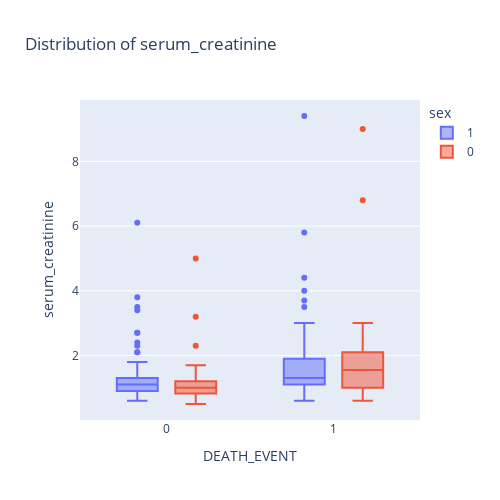

The cell this chart's notebook holds for it:
### Code cell
fig = px.box(df, y="serum_creatinine", x="DEATH_EVENT", title=f'Distribution of serum_creatinine', color="sex",width=500, height=500)

fig.show()

### Figure 1 — Plotly figure (JSON) as saved in the notebook; plotly's stock layout.template omitted (floating-point values rounded to 4 significant figures; data arrays with more than 128 entries replaced by an {"elided": "..."} marker saying what was removed)
{"data": [{"alignmentgroup": "True", "hovertemplate": "sex=1<br>DEATH_EVENT=%{x}<br>serum_creatinine=%{y}<extra></extra>", "legendgroup": "1", "marker": {"color": "#636efa"}, "name": "1", "notched": false, "offsetgroup": "1", "orientation": "v", "showlegend": true, "type": "box", "x": {"elided": "194 int values"}, "x0": " ", "xaxis": "x", "y": {"elided": "194 float values"}, "y0": " ", "yaxis": "y"}, {"alignmentgroup": "True", "hovertemplate": "sex=0<br>DEATH_EVENT=%{x}<br>serum_creatinine=%{y}<extra></extra>", "legendgroup": "0", "marker": {"color": "#EF553B"}, "name": "0", "notched": false, "offsetgroup": "0", "orientation": "v", "showlegend": true, "type": "box", "x": [1, 1, 0, 1, 1, 0, 1, 1, 1, 1, 0, 1, 1, 1, 1, 1, 1, 1, 1, 1, 1, 0, 1, 1, 0, 0, 0, 1, 1, 0, 0, 0, 0, 0, 0, 1, 1, 0, 0, 0, 0, 1, 0, 0, 0, 0, 1, 0, 0, 0, 0, 0, 0, 0, 1, 0, 0, 1, 1, 0, 0, 0, 1, 1, 0, 0, 0, 0, 0, 0, 0, 0, 0, 0, 1, 0, 1, 0, 0, 0, 0, 1, 0, 0, 0, 0, 0, 0, 0, 0, 0, 0, 0, 0, 0, 0, 0, 0, 0, 0, 0, 0, 0, 0, 0], "x0": " ", "xaxis": "x", "y": [2.7, 1.5, 1, 1, 1.9, 1.3, 1.6, 1.83, 1, 1, 1.2, 1, 3, 1.2, 1.1, 1, 1.4, 6.8, 1, 2.2, 2.3, 1.18, 1.3, 1.2, 0.8, 0.9, 1.7, 2.5, 1, 1.18, 0.7, 1.1, 1.2, 1.1, 2.3, 1.7, 1.3, 1, 0.7, 3.2, 0.9, 1.83, 1, 0.75, 0.9, 1.3, 2.1, 0.8, 1.18, 0.9, 1, 0.9, 0.9, 0.9, 2.5, 0.8, 1.4, 0.9, 1.3, 1, 0.8, 1, 0.6, 2.1, 1, 0.9, 1.5, 1.18, 0.8, 1, 1, 0.8, 1, 0.8, 1.6, 0.9, 9, 0.7, 1.4, 5, 1.2, 1.7, 1, 1.3, 0.9, 1.2, 0.5, 0.8, 1.2, 1.7, 0.7, 1, 0.9, 0.9, 1.2, 0.8, 1.1, 0.7, 1.3, 1, 1.1, 0.9, 0.8, 1.2, 0.8], "y0": " ", "yaxis": "y"}], "layout": {"boxmode": "group", "height": 500, "legend": {"title": {"text": "sex"}, "tracegroupgap": 0}, "title": {"text": "Distribution of serum_creatinine"}, "width": 500, "xaxis": {"anchor": "y", "autorange": true, "domain": [0, 1], "range": [-0.518, 1.518], "title": {"text": "DEATH_EVENT"}, "type": "linear"}, "yaxis": {"anchor": "x", "autorange": true, "domain": [0, 1], "range": [0.005556, 9.894], "title": {"text": "serum_creatinine"}, "type": "linear"}}}
